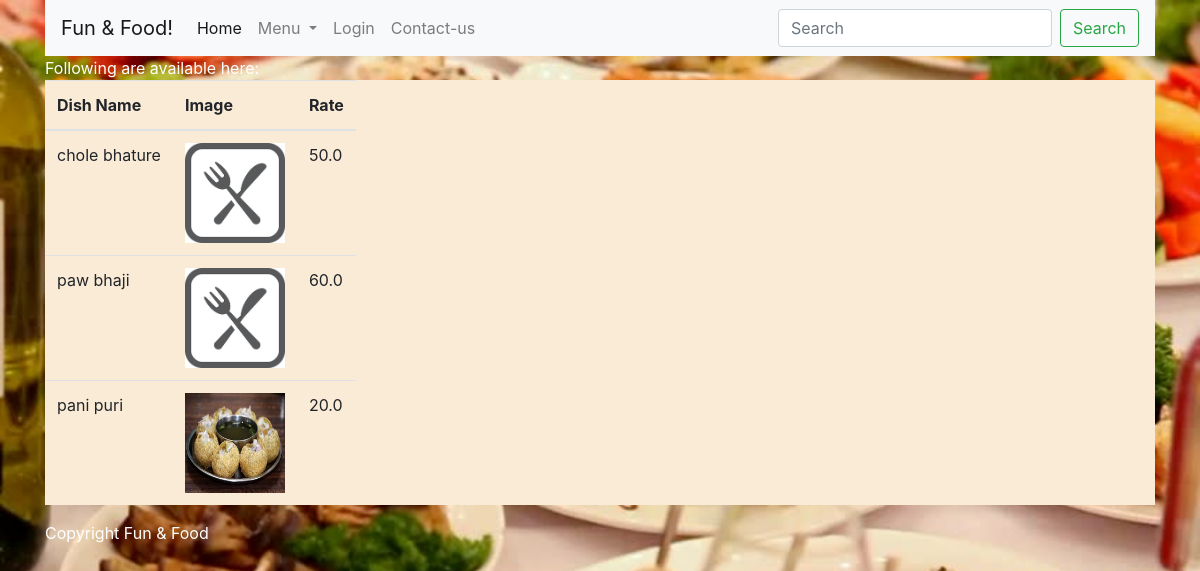
/webpages/menu/indian, run on the app's committed database.
### webpages/models.py (models this page shows)
class Dish(models.Model):
    name = models.CharField(max_length=50)
    rate = models.FloatField()
    isVeg = models.BooleanField(default=True)
    category = models.CharField(max_length=50)
    image = models.TextField(null = True)
    available_from = models.DateTimeField(default=datetime.datetime.now())
    is_available = models.BooleanField()

### webpages/views.py (the view, shortened to what this page needs)
# urls.py: url(r'menu/(?P<type>[a-zA-Z]+)', views.menu, name='menu'),
def menu(request, type):
    search = request.GET.get('search', None)
    if search is not None:
        menu = Dish.objects.filter(name__icontains = search)
    else:
        if type == "indian":
            menu = Dish.objects.filter(category="indian")
        elif type == "continental":
            menu = Dish.objects.exclude(category="indian")
        elif type == "chinese":
            menu = Dish.objects.filter(category="chinese")
        else:
            menu = []
    is_admin = check_admin(request)
    return render(request=request, template_name='menu.html', context={'menu_items': menu, 'admin_menu':is_admin})

### webpages/views.py (called while the page is built)
def check_admin(request):
    try:
        login_id = request.session['login_id']
        if login_id == '45565$78678#':
            return True
        else:
            return False
    except Exception as e:
        return False

### webpages/templates/menu.html
{% extends 'layout.html' %}
{% block content %}
Following are available here:<br>
<table class="table table-responsive" style="background: antiquewhite;">
    <thead>
        <th>
            Dish Name
        </th>
        <th>
            Image
        </th>
        <th>
            Rate
        </th>
        <tbody>
            {% for item in menu_items %}
            <tr>
                <td>{{ item.name }}</td>
                <td>
                    {% if not item.image %}
                    <img width="100px" height="100px" src="/static/images/default_dish.png"/>
                    {% else %}
                    <img width="100px" height="100px" src="/static/images/{{ item.image }}"/>
                    {% endif %}
                </td>
                <td>{{ item.rate }}</td>
            </tr>
            {% endfor %}
        </tbody>
    </thead>
</table>
{% endblock %}

### data on the page
Dish: name "chole bhature", rate "50.0"
Dish: name "paw bhaji", rate "60.0"
Dish: name "pani puri", image (picture), rate "20.0"
